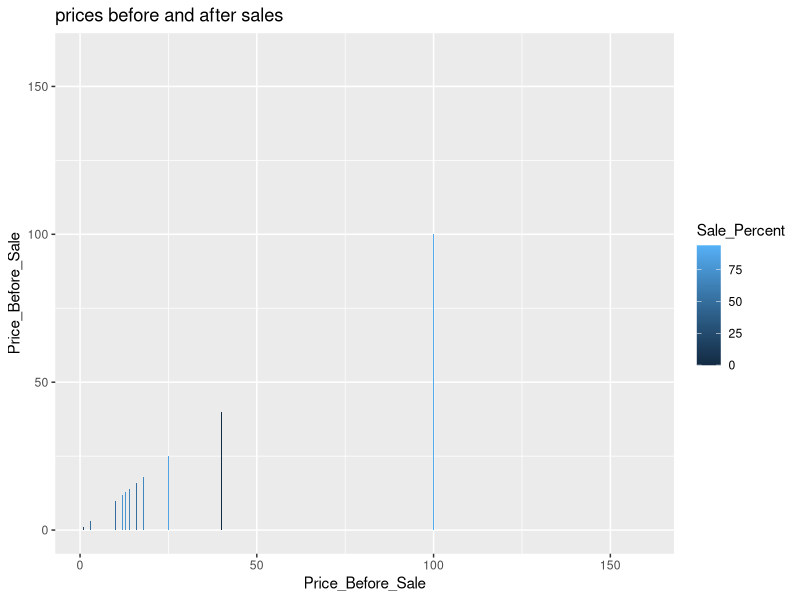
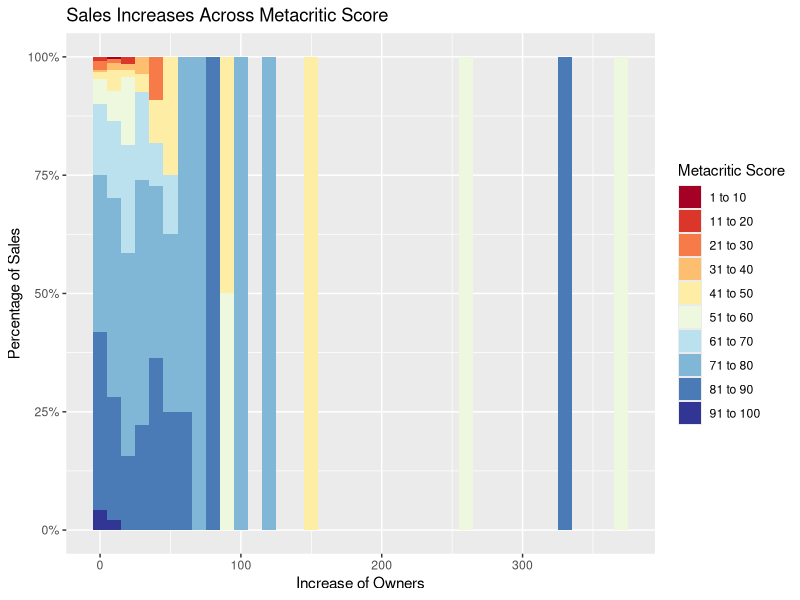
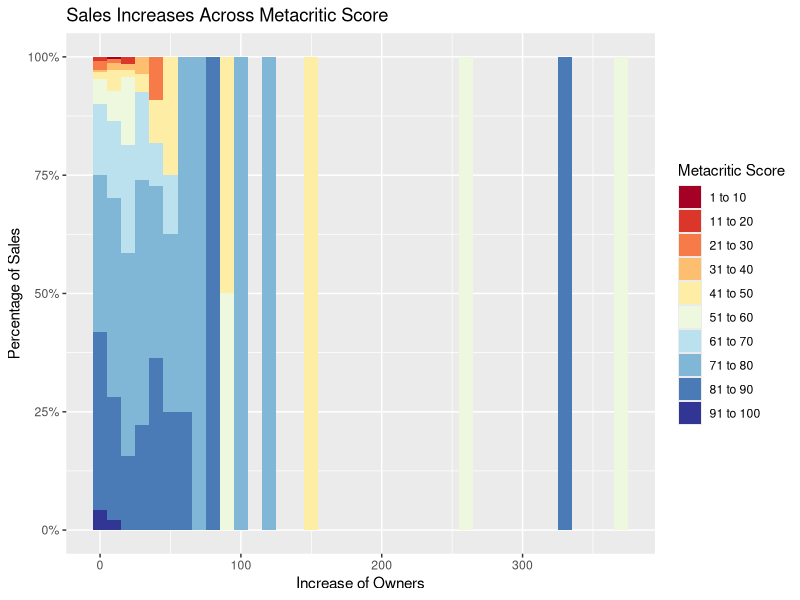

Reproduce these figures in R, in order. (Note: this script raises an error after producing the figures.)
library(jsonlite)
library(stringr)
library(dplyr)
library(ggplot2)
# library(corrplot)
library(RColorBrewer)
library(scales)
rm(list = setdiff(ls(), lsf.str()))

# Owners_before
# Owners_after
# Owners_As_Of_Today
# Players_As_Of_Today
# Sales
# Increase (%)
# Price_before_sale
# Review_Score_Metacritic
# Review_Score_Steam_Users
# Sale_Percent
# Sale Price
# GameNewness
removeSymbols = function(namesArray) {
  newNames = namesArray
  newNames = str_replace_all(newNames,"[[:punct:]]","")
  newNames = str_replace_all(newNames, "[^[:alnum:]]", " ")
  newNames = trim(newNames)
  return(newNames)
}
setwd('/Users/nicktalavera/Coding/NYC_Data_Science_Academy/NYCDSA-Project-1/Steam')
steam = read.csv('steamDatabaseAllCombined.csv')
head(steam)

# today = as.Date(Sys.time(), "%Y %m %d")
steamSummerSaleFirstDay = as.Date('20160704', "%Y%m%d")
steamSummerSaleLastDay = as.Date('20160628', "%Y%m%d")
# steam$GameNewness = steam$Release_Date - steamSummerSaleFirstDay
# # Sale Percent vs Net Gross
# g = ggplot(data = steam, aes(x = Sale_Percent, y=Increase)) + ggtitle('Sale Percent vs Net Gross')
# g + geom_bar(aes(fill = Sale_Percent), stat = 'identity', position = 'dodge')


#Progress of numbers of ownership over time?
#line graph

# Compare prices before and after sales
class(steam$Price_Before_Sale)
g = ggplot(data = arrange(steam,Price_Before_Sale), aes(x = Price_Before_Sale, y=Price_Before_Sale)) + ggtitle('prices before and after sales')
g + geom_bar(aes(fill = Sale_Percent), stat = 'identity', position = 'dodge')

# Compare owners before and after sales


# Increase vs Review_Score_Metacritic
# g = ggplot(data = arrange(steam,Increase), aes(x = Increase, y = Review_Score_Steam_Users)) + ggtitle('prices before and after sales')
# g + geom_bar(aes(fill = Review_Score_Steam_Users), stat = 'identity', position = 'dodge')
# Increase vs Review_Score_Steam_Users
# # g = ggplot(data = steam, aes(x = Review_Score_Metacritic)) + ggtitle('prices before and after sales')
# # g + geom_histogram(bins = 15)
# # # Increase vs Review_Score_IGN
# g = ggplot(data = steam, aes(x = Review_Score_IGN)) + ggtitle('Review_Score_IGN_Users')
# g + geom_freqpoly(binwidth = 0.1)
# # g = ggplot(data = arrange(steam,Increase), aes(x = Increase, y = Review_Score_Steam_Users)) + ggtitle('prices before and after sales')
# # g + geom_bar(aes(fill = Review_Score_Steam_Users), stat = 'identity', position = 'dodge')
# # # Increase vs Review_Score_Metacritic
# g = ggplot(data = steam, aes(x = Review_Score_Metacritic)) + ggtitle('Review_Score_Metacritic') + xlim(0,100)
# g + geom_histogram(aes(fill = Price_Before_Sale), binwidth = 10, position = "fill")

# Review scores count
# g = ggplot(data = steam[!is.na(steam$Review_Score_Metacritic),], aes(x = Sales)) + ggtitle('Review scores count') + xlim(5000,250000)
# g + geom_histogram(binwidth = 5000)
# groupedByIncrease = summarise(group_by(steam, Increase), meanScore = round(mean(Review_Score_Metacritic)/5)*5)
# groupedByIncrease = groupedByIncrease[!is.na(groupedByIncrease$meanScore),]
# g = ggplot(data = groupedByIncrease, aes(x = Increase)) + ggtitle('Increase') + xlim(0,150)
# g + geom_density(aes(color = alpha("black", 1/3)))


# #IGN scores versus increase in sales
# ignScoresVSIncrease = steam
# ignScoresVSIncrease = ignScoresVSIncrease[!is.na(ignScoresVSIncrease$Review_Score_IGN) & !is.na(ignScoresVSIncrease$Increase),]
# ignScoresVSIncrease = filter(ignScoresVSIncrease, ignScoresVSIncrease$Review_Score_IGN >= 30)
# ignScoresVSIncrease$Review_Score_IGN = cut_interval(ignScoresVSIncrease$Review_Score_IGN, length = 10, rm.na = FALSE)
# ignScoresVSIncrease = select(ignScoresVSIncrease, Review_Score_IGN, Increase)
# g = ggplot(data = ignScoresVSIncrease, aes(x = Increase)) + ggtitle('Review_Score_IGN')
# g + geom_density(aes(color = Review_Score_IGN)) + xlim(0,75)
# 
# 
# #Histogram of IGN scores versus increase in sales #GOOD SHIT
# title = 'Comparing the Sales of Games That Were Not Reviewed by IGN vs Games with \"Bad\" (<70) Metacritic Scores'
# # labelsScores = c(paste(as.character(seq(1, 100, by=10)), "to", as.character(seq(10, 110, by=10))))
# # ignScoresVSIncrease = steam
# # ignScoresVSIncrease = ignScoresVSIncrease[is.na(ignScoresVSIncrease$Review_Score_IGN),]
# # ignScoresVSIncrease = select(ignScoresVSIncrease, Name, Review_Score_IGN, Increase, Review_Score_Metacritic)
# # # ignScoresVSIncreaseGrouped = group_by(ignScoresVSIncrease, )
# # g = ggplot(data = ignScoresVSIncrease, aes(x = Increase)) + ggtitle(title)
# # g + geom_histogram(aes(fill = Review_Score_IGN), position = "fill", binwidth = 5) + guides(color = "colorbar") + scale_y_continuous(labels=percent) + ylab('Percentage of Sales') + xlab('Increase of Owners') + guides(color = "colorbar") + scale_fill_brewer(palette = "Blues", labels = labelsScores, guide = guide_legend(title = "Metacritic Score"))
# 
# 
# #READY TO GO
#Histogram of Metacritic scores versus increase in sales if under vs over 70 #GOOD SHIT
labelsScores = c(paste(as.character(seq(1, 100, by=10)), "to", as.character(seq(10, 110, by=10))))
metacriticScoresVSIncreaseSeventyPlus = steam
title = 'Sales Increases Across Metacritic Score'
metacriticScoresVSIncreaseSeventyPlus = filter(metacriticScoresVSIncreaseSeventyPlus, metacriticScoresVSIncreaseSeventyPlus$Review_Score_Metacritic > -1000)
metacriticScoresVSIncreaseSeventyPlus = metacriticScoresVSIncreaseSeventyPlus[metacriticScoresVSIncreaseSeventyPlus$Increase < 2000,]
# metacriticScoresVSIncreaseSeventyPlus$Review_Score_Metacritic[as.numeric(metacriticScoresVSIncreaseSeventyPlus$Review_Score_Metacritic) >= reviewScore] = reviewScore
# metacriticScoresVSIncreaseSeventyPlus$Review_Score_Metacritic[as.numeric(metacriticScoresVSIncreaseSeventyPlus$Review_Score_Metacritic) < reviewScore] = 0
metacriticScoresVSIncreaseSeventyPlus$Review_Score_Metacritic = cut(metacriticScoresVSIncreaseSeventyPlus$Review_Score_Metacritic, breaks = seq(0, 100, by=10))
colourCount = length(unique(metacriticScoresVSIncreaseSeventyPlus$Review_Score_Metacritic))
getPalette = colorRampPalette(brewer.pal(11, "RdYlBu"))
platteNew = getPalette(colourCount)
g = ggplot(data = metacriticScoresVSIncreaseSeventyPlus, aes(x = Increase)) + ggtitle(title)
g + geom_histogram(aes(fill = Review_Score_Metacritic), position = "fill", binwidth = 10) + scale_y_continuous(labels=percent) + ylab('Percentage of Sales') + xlab('Increase of Owners')  + scale_fill_manual(values = platteNew, labels = labelsScores, guide = guide_legend(title = "Metacritic Score")) + guides(color = "colorbar")
ggsave(file=paste0(removeSymbols(title), ".eps"))
#END

# READY TO GO
#Histogram of Metacritic scores versus increase in sales if under vs over 70 #GOOD SHIT
reviewScores = c(60, 70,85)
for (reviewScore in reviewScores) {
labelsScores = c(paste(c("Below","Above"),reviewScore))
metacriticScoresVSIncreaseSeventyPlus = steam
title = paste('Sales Increases for Games Above and Below a', reviewScore, "Metascritic Score")
metacriticScoresVSIncreaseSeventyPlus = filter(metacriticScoresVSIncreaseSeventyPlus, metacriticScoresVSIncreaseSeventyPlus$Review_Score_Metacritic > -1000)
metacriticScoresVSIncreaseSeventyPlus = metacriticScoresVSIncreaseSeventyPlus[metacriticScoresVSIncreaseSeventyPlus$Increase < 2000,]
metacriticScoresVSIncreaseSeventyPlus$Review_Score_Metacritic[as.numeric(metacriticScoresVSIncreaseSeventyPlus$Review_Score_Metacritic) >= reviewScore] = reviewScore
metacriticScoresVSIncreaseSeventyPlus$Review_Score_Metacritic[as.numeric(metacriticScoresVSIncreaseSeventyPlus$Review_Score_Metacritic) < reviewScore] = 0
metacriticScoresVSIncreaseSeventyPlus$Review_Score_Metacritic = cut_interval(metacriticScoresVSIncreaseSeventyPlus$Review_Score_Metacritic, n = 2, rm.na = TRUE)
colourCount = length(unique(metacriticScoresVSIncreaseSeventyPlus$Review_Score_Metacritic))*0+8
getPalette = colorRampPalette(brewer.pal(8, "Accent"))
platteNew = rev(getPalette(colourCount))
g = ggplot(data = metacriticScoresVSIncreaseSeventyPlus, aes(x = Increase)) + ggtitle(title)
g + geom_histogram(aes(fill = Review_Score_Metacritic), position = "fill", binwidth = 10) + scale_y_continuous(labels=percent) + ylab('Percentage of Sales') + xlab('Increase of Owners') + guides(color = "colorbar") + scale_fill_manual(values = platteNew, labels = labelsScores, guide = guide_legend(title = "Metacritic Score")) +
  guides(fill = guide_legend(reverse = TRUE))
ggsave(file=paste0(removeSymbols(title), ".eps"))
}
#END

# # FIGURE OUT BARS
# #Histogram of Metacritic scores versus increase in sales if under vs over 70 #GOOD SHIT
# # steamScoresVSIncreaseThumbs = steam
# # steamScoresVSIncreaseThumbs = filter(steamScoresVSIncreaseThumbs, steamScoresVSIncreaseThumbs$Review_Score_Steam_Users > -1000)
# # steamScoresVSIncreaseThumbs$Review_Score_Steam_Users[as.numeric(steamScoresVSIncreaseThumbs$Review_Score_Steam_Users) >= reviewScore] = reviewScore
# # steamScoresVSIncreaseThumbs$Review_Score_Steam_Users[as.numeric(steamScoresVSIncreaseThumbs$Review_Score_Steam_Users) < reviewScore] = 0
# # # steamScoresVSIncreaseThumbs$Review_Score_Steam_Users = cut_interval(steamScoresVSIncreaseThumbs$Review_Score_Steam_Users, n = 2, rm.na = TRUE)
# # steamScoresVSIncreaseThumbs = steamScoresVSIncreaseThumbs[steamScoresVSIncreaseThumbs$Increase < 750,]
# # # labelsYears = c(paste(as.character(seq(1, 100, by=10)), "to", as.character(seq(10, 110, by=10))))
# # title = paste('Sales Increases Comparing an Ideal Review Score of', reviewScore)
# # g = ggplot(data = steamScoresVSIncreaseThumbs, aes(factor(Review_Score_Steam_Users))) + ggtitle(title)
# # g + geom_bar() + guides(color = "colorbar") + scale_fill_brewer(palette ="Blues",direction = 1, labels = c(paste(c('Less than',"Greater than"), reviewScore)), guide = guide_legend(title = "Metacritic Score"))
# # ggsave(file=paste0(removeSymbols(title), ".eps"))
# 
# 
# # #READY TO GO
# #Histogram of Metacritic scores versus increase in sales based on thumbs up middle or down
# steamScoresVSIncreaseThumbs = steam
# steamScoresVSIncreaseThumbs = filter(steamScoresVSIncreaseThumbs, steamScoresVSIncreaseThumbs$Review_Score_Steam_Users > -1000)
# steamScoresVSIncreaseThumbs$Review_Score_Steam_Users = cut(steamScoresVSIncreaseThumbs$Review_Score_Steam_Users, breaks = seq(0, 100, by=10))
# steamScoresVSIncreaseThumbs = steamScoresVSIncreaseThumbs[is.na(steamScoresVSIncreaseThumbs$Review_Score_Steam_Users) == FALSE,]
# steamScoresVSIncreaseThumbs = steamScoresVSIncreaseThumbs[is.na(steamScoresVSIncreaseThumbs$Increase) == FALSE,]
# steamScoresVSIncreaseThumbs = steamScoresVSIncreaseThumbs[steamScoresVSIncreaseThumbs$Increase < 750,]
# title = 'Steam User Reviews\' Impact on the Increase of Sales'
# labelsYears = c(paste(as.character(seq(1, 100, by=10)), "to", as.character(seq(10, 110, by=10))))
# g = ggplot(data = steamScoresVSIncreaseThumbs, aes(x = Increase)) + ggtitle(title)
# g + geom_histogram(aes(fill = Review_Score_Steam_Users), position = "fill", binwidth = 90) + guides(color = "colorbar") + scale_fill_brewer(palette ="Greens",direction = 1, guide = guide_legend(title = "Steam User Review Score"), labels = labelsYears) + xlab('Increase of Owners')  + scale_y_continuous(labels=percent) + ylab('Percentage of Increase')
# ggsave(file=paste0(removeSymbols(title), ".eps"))
# # #END
# #
# # #READY TO GO
# # Game's age affecting the sale? If over ten, rounded up
# gameAge = steam
# gameAge$GameAge = floor(gameAge$GameAge/365)
# # gameAge$GameAge[as.numeric(gameAge$GameAge) >= 9] = 10
# gameAge = gameAge[gameAge$Increase < 200,]
# gameAge = gameAge[!is.na(gameAge$GameAge) & !is.na(gameAge$Increase),]
# # gameAge = filter(gameAge, gameAge$GameAge > -1000)
# gameAge$GameAge = cut_interval(gameAge$GameAge, length = 1, rm.na = FALSE)
# labelsYears = c(c('<1 year'), paste(as.character(1:100), "to", as.character(2:101), "years"))
# title = 'The Age of a Game Compared to the Increase of Owners'
# g = ggplot(data = gameAge, aes(x = Increase)) + ggtitle(title)
# g + geom_histogram(aes(fill = GameAge), position = "fill", binwidth = 10) + scale_y_continuous(labels=percent) + ylab('Percentage of Sales') + xlab('Increase of Owners') +
#   scale_fill_discrete( h =c(165,350), guide = guide_legend(title = "Game's Age (years)"), labels = labelsYears)
# ggsave(file=paste0(removeSymbols(title), ".eps"))
ggsave(file=paste0(removeSymbols(title), ".eps"))
# # #END
# 
# # How many games go unplayed?
# unplayed = steam
# unplayed$Unplayed = unplayed$Players_Forever_As_Of_Today <= unplayed$Owners_As_Of_Today
# # unplayed$Unplayed = cut_interval(unplayed$Unplayed, length = 0.1, rm.na = FALSE)
# sumUnplayed = c(sum(unplayed$Players_Forever_As_Of_Today), sum(unplayed$Owners_As_Of_Today ))
# g <- ggplot(data = sumUnplayed, aes(x = sumUnplayed))
# g + geom_bar()
# 
# #Scatter Metacritic vs How long to beat
# title = 'Metacritic Scores Compared to Campaign Length'
# labelsGameType = c('Indie Games','Action Games', 'Adventure Games',"Role Playing Games")
# MetacriticVSCampaign = select(steam, main_story_length, Review_Score_Metacritic, Increase)
# maxLength = 75
# metacriticReview = 70
# MetacriticVSCampaign = MetacriticVSCampaign[!is.na(MetacriticVSCampaign$main_story_length) & !is.na(MetacriticVSCampaign$Review_Score_Metacritic),]
# MetacriticVSCampaign = MetacriticVSCampaign[MetacriticVSCampaign$main_story_length < maxLength,]
# MetacriticVSCampaign$hoursRange[between(MetacriticVSCampaign$main_story_length,0,6)] = 6
# MetacriticVSCampaign$hoursRange[between(MetacriticVSCampaign$main_story_length,6,12)] = 12
# MetacriticVSCampaign$hoursRange[between(MetacriticVSCampaign$main_story_length,12,17)] = 17
# MetacriticVSCampaign$hoursRange[MetacriticVSCampaign$main_story_length >= 17] = 40
# g = ggplot(MetacriticVSCampaign, aes(x = main_story_length , y = Review_Score_Metacritic)) + ggtitle(title)
# g + geom_point(aes(color=factor(hoursRange))) + geom_hline(yintercept = metacriticReview, color="red") + ylab('Metacritic Score') + xlab("Game Campaign Length (hours)") + scale_color_discrete(name ="Typical Game Type",
#                                                                                                                                                                                                                                      labels=labelsGameType) + geom_smooth(method = "lm", color = "black") + geom_smooth(aes(group= hoursRange)) +
#   scale_x_continuous(breaks = pretty(MetacriticVSCampaign$main_story_length, n = 20))
# ggsave(file=paste0(removeSymbols(title), ".eps"))
# 
# # Campaign Length Compared to the Increase of Owners
# difference = 5
# maxHours = 40
# labelsScores = c(paste(seq(0, maxHours, by=difference), "to", seq(difference, maxHours+difference, by=difference), "hours"))
# labelsScores = replace(labelsScores, length(labelsScores), paste0(">",40," hours"))
# title = 'Campaign Length Compared to the Increase of Owners'
# MetacriticVSCampaign$Rounded = round(MetacriticVSCampaign$main_story_length/difference)*difference
# MetacriticVSCampaign$Rounded[MetacriticVSCampaign$Rounded > maxHours] = maxHours
# g = ggplot(data = MetacriticVSCampaign, aes(x = Increase)) + ggtitle(title)
# g + geom_histogram(aes(fill = factor(Rounded)), position = "fill", binwidth = 20) + scale_y_continuous(labels=percent) + ylab('Percentage of Sales') + xlab('Increase of Owners') + guides(color = "colorbar") + scale_fill_brewer(palette = "Blues", labels = labelsScores, guide = guide_legend(title = "Campaign Length"))
# ggsave(file=paste0(removeSymbols(title), ".eps"))
# 
# 
# # Game Type Approximated by Campaign Length Compared to the Increase of Owners
# labelsGameType = c('Indie Games','Action Games', 'Adventure Games',"Role Playing Games")
# title = 'Game Type Approximated by Campaign Length Compared to the Increase of Owners'
# g = ggplot(data = MetacriticVSCampaign, aes(x = Increase)) + ggtitle(title)
# g + geom_histogram(aes(fill = factor(hoursRange)), position = "fill", binwidth = 20) + scale_y_continuous(labels=percent) + ylab('Percentage of Sales') + xlab('Increase of Owners') + guides(color = "colorbar") + scale_fill_brewer(palette = "Blues", labels = labelsGameType, guide = guide_legend(title = "Typical Game Type"))
# ggsave(file=paste0(removeSymbols(title), ".eps"))
# 
# 
# # Release date relation to the start of the Summer sale?
# title = 'Release Date Relation to the Start of the Summer Sale For Games Released in the Past Year?'
# gameAge = steam
# gameAge$GameAgeWeeks = floor(gameAge$GameAge/7)
# # gameAge$GameAge[as.numeric(gameAge$GameAge) >= 9] = 10
# gameAge = gameAge[gameAge$GameAge <= 365,]
# gameAge = gameAge[!is.na(gameAge$GameAge) & !is.na(gameAge$Increase),]
# # gameAge = filter(gameAge, gameAge$GameAge > -1000)
# gameAge$GameAge = cut_interval(gameAge$GameAge, length = 1, rm.na = FALSE)
# labelsYears = c(c('<1 year'), paste(as.character(1:100), "to", as.character(2:101), "years"))
# g = ggplot(data = gameAge, aes(x = GameAgeWeeks)) + ggtitle(title)
# g + geom_density() + scale_y_continuous(labels=percent) + ylab('Percentage of Sales') + xlab('Age of Game (weeks)')
# ggsave(file=paste0(removeSymbols(title), ".eps"))


# + scale_y_continuous(labels=percent) + ylab('Percentage of Sales') + xlab('Increase of Owners') + guides(color = "colorbar") + scale_fill_brewer(palette = "Blues", labels = labelsScores, guide = guide_legend(title = "Typical Game Type"))
# How many games go unbeaten?
# Overlay the reviews at the intervals?
# Do higher percents yield more money?
# Should AAA games discount their products?

# Owners_before
# Owners_after
# Sales
# Owners_As_Of_Today
# Players_Forever_As_Of_Today
# Increase
# Price_Before_Sale
# Price_After_Sale
# Review_Score_Metacritic
# Review_Score_Metacritic_User
# Review_Score_Steam_Users
# Review_Score_IGN
# Sale_Percent


# average number of sales per period
# game age
